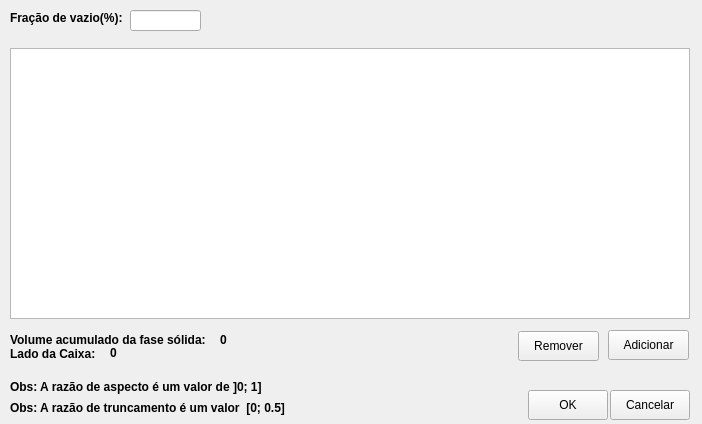
<?xml version="1.0" encoding="UTF-8"?>
<ui version="4.0">
 <class>AdicionarPrismasSistematicamenteComAjusteDeCaixaDialog</class>
 <widget class="QDialog" name="AdicionarPrismasSistematicamenteComAjusteDeCaixaDialog">
  <property name="windowModality">
   <enum>Qt::ApplicationModal</enum>
  </property>
  <property name="geometry">
   <rect>
    <x>0</x>
    <y>0</y>
    <width>702</width>
    <height>424</height>
   </rect>
  </property>
  <property name="windowTitle">
   <string>Adição Sistematizada de Prismas</string>
  </property>
  <widget class="QLabel" name="label">
   <property name="geometry">
    <rect>
     <x>10</x>
     <y>10</y>
     <width>121</width>
     <height>16</height>
    </rect>
   </property>
   <property name="font">
    <font>
     <weight>75</weight>
     <bold>true</bold>
    </font>
   </property>
   <property name="text">
    <string>Fração de vazio(%):</string>
   </property>
  </widget>
  <widget class="QLineEdit" name="textFracaoVazia">
   <property name="geometry">
    <rect>
     <x>130</x>
     <y>10</y>
     <width>71</width>
     <height>21</height>
    </rect>
   </property>
   <property name="text">
    <string/>
   </property>
  </widget>
  <widget class="QPushButton" name="btnRemover">
   <property name="geometry">
    <rect>
     <x>518</x>
     <y>331</y>
     <width>81</width>
     <height>30</height>
    </rect>
   </property>
   <property name="cursor">
    <cursorShape>PointingHandCursor</cursorShape>
   </property>
   <property name="text">
    <string>Remover</string>
   </property>
   <property name="icon">
    <iconset>
     <normaloff>7149_16x16.png</normaloff>7149_16x16.png</iconset>
   </property>
   <property name="autoDefault">
    <bool>false</bool>
   </property>
  </widget>
  <widget class="QPushButton" name="btnAdicionar">
   <property name="geometry">
    <rect>
     <x>608</x>
     <y>330</y>
     <width>81</width>
     <height>30</height>
    </rect>
   </property>
   <property name="cursor">
    <cursorShape>PointingHandCursor</cursorShape>
   </property>
   <property name="text">
    <string>Adicionar</string>
   </property>
   <property name="icon">
    <iconset>
     <normaloff>8390_16x16.png</normaloff>8390_16x16.png</iconset>
   </property>
   <property name="autoDefault">
    <bool>false</bool>
   </property>
  </widget>
  <widget class="QPushButton" name="btnOK">
   <property name="geometry">
    <rect>
     <x>528</x>
     <y>390</y>
     <width>80</width>
     <height>30</height>
    </rect>
   </property>
   <property name="text">
    <string>OK</string>
   </property>
   <property name="autoDefault">
    <bool>false</bool>
   </property>
  </widget>
  <widget class="QPushButton" name="btnCancelar">
   <property name="geometry">
    <rect>
     <x>610</x>
     <y>390</y>
     <width>80</width>
     <height>30</height>
    </rect>
   </property>
   <property name="text">
    <string>Cancelar</string>
   </property>
   <property name="autoDefault">
    <bool>false</bool>
   </property>
  </widget>
  <widget class="QTableView" name="tableEspecificacao">
   <property name="geometry">
    <rect>
     <x>10</x>
     <y>48</y>
     <width>680</width>
     <height>271</height>
    </rect>
   </property>
  </widget>
  <widget class="QLabel" name="label_2">
   <property name="geometry">
    <rect>
     <x>10</x>
     <y>379</y>
     <width>351</width>
     <height>16</height>
    </rect>
   </property>
   <property name="font">
    <font>
     <pointsize>9</pointsize>
     <weight>75</weight>
     <bold>true</bold>
    </font>
   </property>
   <property name="text">
    <string>Obs: A razão de aspecto é um valor de ]0; 1]</string>
   </property>
  </widget>
  <widget class="QLabel" name="label_3">
   <property name="geometry">
    <rect>
     <x>10</x>
     <y>400</y>
     <width>351</width>
     <height>16</height>
    </rect>
   </property>
   <property name="font">
    <font>
     <pointsize>9</pointsize>
     <weight>75</weight>
     <bold>true</bold>
    </font>
   </property>
   <property name="text">
    <string>Obs: A razão de truncamento é um valor  [0; 0.5]</string>
   </property>
  </widget>
  <widget class="QLabel" name="label_4">
   <property name="geometry">
    <rect>
     <x>10</x>
     <y>332</y>
     <width>211</width>
     <height>16</height>
    </rect>
   </property>
   <property name="font">
    <font>
     <pointsize>9</pointsize>
     <weight>75</weight>
     <bold>true</bold>
    </font>
   </property>
   <property name="text">
    <string>Volume acumulado da fase sólida:</string>
   </property>
  </widget>
  <widget class="QLabel" name="labelVolumeFaseSolida">
   <property name="geometry">
    <rect>
     <x>220</x>
     <y>332</y>
     <width>181</width>
     <height>16</height>
    </rect>
   </property>
   <property name="font">
    <font>
     <pointsize>9</pointsize>
     <weight>75</weight>
     <bold>true</bold>
    </font>
   </property>
   <property name="text">
    <string>0</string>
   </property>
  </widget>
  <widget class="QLabel" name="label_5">
   <property name="geometry">
    <rect>
     <x>10</x>
     <y>346</y>
     <width>101</width>
     <height>16</height>
    </rect>
   </property>
   <property name="font">
    <font>
     <pointsize>9</pointsize>
     <weight>75</weight>
     <bold>true</bold>
    </font>
   </property>
   <property name="text">
    <string>Lado da Caixa:</string>
   </property>
  </widget>
  <widget class="QLabel" name="labelLadoDaCaixa">
   <property name="geometry">
    <rect>
     <x>110</x>
     <y>345</y>
     <width>101</width>
     <height>16</height>
    </rect>
   </property>
   <property name="font">
    <font>
     <pointsize>9</pointsize>
     <weight>75</weight>
     <bold>true</bold>
    </font>
   </property>
   <property name="text">
    <string>0</string>
   </property>
  </widget>
 </widget>
 <resources>
  <include location="resources.qrc"/>
 </resources>
 <connections>
  <connection>
   <sender>btnAdicionar</sender>
   <signal>clicked()</signal>
   <receiver>AdicionarPrismasSistematicamenteComAjusteDeCaixaDialog</receiver>
   <slot>adicionarDescricao()</slot>
   <hints>
    <hint type="sourcelabel">
     <x>135</x>
     <y>278</y>
    </hint>
    <hint type="destinationlabel">
     <x>169</x>
     <y>184</y>
    </hint>
   </hints>
  </connection>
  <connection>
   <sender>btnRemover</sender>
   <signal>clicked()</signal>
   <receiver>AdicionarPrismasSistematicamenteComAjusteDeCaixaDialog</receiver>
   <slot>removerDescricao()</slot>
   <hints>
    <hint type="sourcelabel">
     <x>290</x>
     <y>343</y>
    </hint>
    <hint type="destinationlabel">
     <x>213</x>
     <y>211</y>
    </hint>
   </hints>
  </connection>
  <connection>
   <sender>btnCancelar</sender>
   <signal>clicked()</signal>
   <receiver>AdicionarPrismasSistematicamenteComAjusteDeCaixaDialog</receiver>
   <slot>sair()</slot>
   <hints>
    <hint type="sourcelabel">
     <x>381</x>
     <y>402</y>
    </hint>
    <hint type="destinationlabel">
     <x>213</x>
     <y>211</y>
    </hint>
   </hints>
  </connection>
  <connection>
   <sender>btnOK</sender>
   <signal>clicked()</signal>
   <receiver>AdicionarPrismasSistematicamenteComAjusteDeCaixaDialog</receiver>
   <slot>adicionarPrismas()</slot>
   <hints>
    <hint type="sourcelabel">
     <x>299</x>
     <y>402</y>
    </hint>
    <hint type="destinationlabel">
     <x>213</x>
     <y>211</y>
    </hint>
   </hints>
  </connection>
 </connections>
 <slots>
  <slot>adicionarDescricao()</slot>
  <slot>removerDescricao()</slot>
  <slot>adicionarPrismas()</slot>
  <slot>sair()</slot>
 </slots>
</ui>
